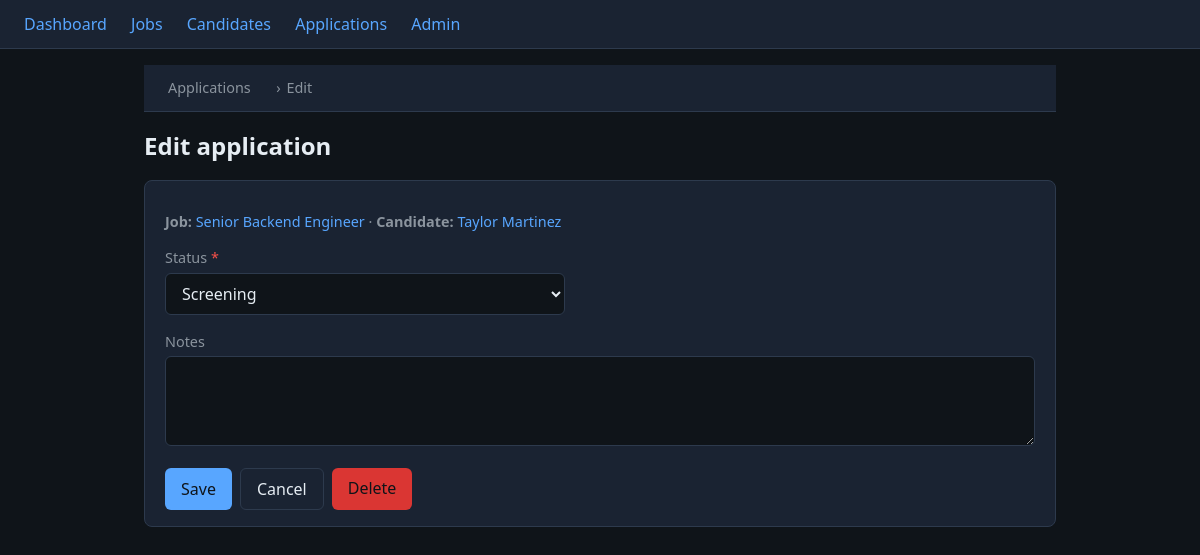
The app's page /applications/2/edit/ with its own data.
### ats/models.py (models this page shows, shortened)
class Application(models.Model):
    job = models.ForeignKey(Job, on_delete=models.CASCADE, related_name='applications')
    candidate = models.ForeignKey(Candidate, on_delete=models.CASCADE, related_name='applications')
    status_choices = [
        ('submitted', 'Submitted'),
        ('screening', 'Screening'),
        ('interview', 'Interview'),
        ('offer', 'Offer'),
        ('hired', 'Hired'),
        ('rejected', 'Rejected'),
        ('withdrawn', 'Withdrawn'),
    ]
    status = models.CharField(max_length=20, choices=status_choices, default='submitted')
    notes = models.TextField(blank=True)
    applied_at = models.DateTimeField(auto_now_add=True)
    updated_at = models.DateTimeField(auto_now=True)
    class Meta:
        ordering = ['-applied_at']
        unique_together = [['job', 'candidate']]

class Job(models.Model):
    title = models.CharField(max_length=200)
    department = models.CharField(max_length=100, blank=True)
    location = models.CharField(max_length=150, blank=True)
    description = models.TextField(blank=True)
    status_choices = [
        ('open', 'Open'),
        ('on_hold', 'On Hold'),
        ('filled', 'Filled'),
        ('cancelled', 'Cancelled'),
    ]
    status = models.CharField(max_length=20, choices=status_choices, default='open')
    created_at = models.DateTimeField(auto_now_add=True)
    updated_at = models.DateTimeField(auto_now=True)
    class Meta:
        ordering = ['-created_at']

class Candidate(models.Model):
    first_name = models.CharField(max_length=100)
    last_name = models.CharField(max_length=100)
    email = models.EmailField(unique=True)
    phone = models.CharField(max_length=30, blank=True)
    resume_summary = models.TextField(blank=True)
    created_at = models.DateTimeField(auto_now_add=True)
    updated_at = models.DateTimeField(auto_now=True)
    class Meta:
        ordering = ['last_name', 'first_name']
    def __str__(self):
        return f"{self.first_name} {self.last_name}"

### ats/views.py (the view)
# urls.py: path('applications/<int:pk>/edit/', views.application_edit, name='application_edit'),
@require_http_methods(['GET', 'POST'])
def application_edit(request, pk):
    application = get_object_or_404(Application, pk=pk)
    form = ApplicationEditForm(request.POST or None, instance=application)
    if form.is_valid():
        form.save()
        messages.success(request, 'Application updated successfully.')
        return redirect('application_list')
    return render(request, 'ats/application_edit.html', {
        'form': form,
        'application': application,
        'title': 'Edit application',
    })

### ats/forms.py
class ApplicationEditForm(forms.ModelForm):
    class Meta:
        model = Application
        fields = ['status', 'notes']
        widgets = {
            'status': forms.Select(attrs={'class': 'input'}),
            'notes': forms.Textarea(attrs={'class': 'input', 'rows': 3}),
        }

### templates/ats/application_edit.html (shortened to what this page needs)
{% extends 'base.html' %}
{% block content %}
<nav class="breadcrumb"><a href="{% url 'application_list' %}">Applications</a><span>›</span>Edit</nav>
<h1>{{ title }}</h1>
<div class="card">
    <p class="muted"><strong>Job:</strong> <a href="{% url 'job_detail' application.job.pk %}">{{ application.job.title }}</a> · <strong>Candidate:</strong> <a href="{% url 'candidate_detail' application.candidate.pk %}">{{ application.candidate }}</a></p>
    <form method="post">
        {% for field in form %}
        <div class="form-row {% if field.field.required %}required{% endif %}">
            <label for="{{ field.id_for_label }}">{{ field.label }}</label>
            {{ field }}
        </div>
        {% endfor %}
        <div class="actions">
            <button type="submit" class="btn">Save</button>
            <a href="{% url 'application_list' %}" class="btn btn-secondary">Cancel</a>
            <a href="{% url 'application_delete' application.pk %}" class="btn btn-danger">Delete</a>
        </div>
    </form>
</div>
{% endblock %}

### templates/base.html (style rules this page uses)
:root { --bg: #0f1419; --surface: #1a2332; --border: #2d3a4d; --text: #e6edf3; --muted: #8b949e; --accent: #58a6ff; --accent-hover: #79b8ff; }
* { box-sizing: border-box; }
body { margin: 0; font-family: 'Segoe UI', system-ui, sans-serif; background: var(--bg); color: var(--text); line-height: 1.5; }
a { color: var(--accent); text-decoration: none; }
nav { background: var(--surface); border-bottom: 1px solid var(--border); padding: 0.75rem 1.5rem; }
nav a { margin-right: 1.25rem; }
h1 { font-size: 1.5rem; margin: 0 0 1rem; }
.card { background: var(--surface); border: 1px solid var(--border); border-radius: 8px; padding: 1rem 1.25rem; margin-bottom: 1rem; }
.muted { color: var(--muted); font-size: 0.9rem; }
.input { width: 100%; max-width: 400px; padding: 0.5rem 0.75rem; background: var(--bg); border: 1px solid var(--border); border-radius: 6px; color: var(--text); font: inherit; }
textarea.input { max-width: 100%; min-height: 80px; resize: vertical; }
.form-row { margin-bottom: 1rem; }
.form-row label { display: block; margin-bottom: 0.25rem; color: var(--muted); font-size: 0.9rem; }
.btn { display: inline-block; padding: 0.5rem 1rem; background: var(--accent); color: var(--bg); border: none; border-radius: 6px; font: inherit; cursor: pointer; text-decoration: none; }
.btn-secondary { background: var(--surface); color: var(--text); border: 1px solid var(--border); }
.btn-danger { background: #da3633; }
.actions { margin-top: 1rem; display: flex; gap: 0.5rem; flex-wrap: wrap; }
.form-row.required label::after { content: ' *'; color: #f85149; }
.breadcrumb { margin: 0 0 1rem; font-size: 0.9rem; color: var(--muted); }
.breadcrumb a { color: var(--muted); }
.breadcrumb span { margin: 0 0.35rem; }

### records on screen
Application: job "Senior Backend Engineer", candidate "Taylor Martinez", form "Screening"

### other values on screen
{{ title }} "Edit application"
{{ field.label }} "Status" "Notes"
